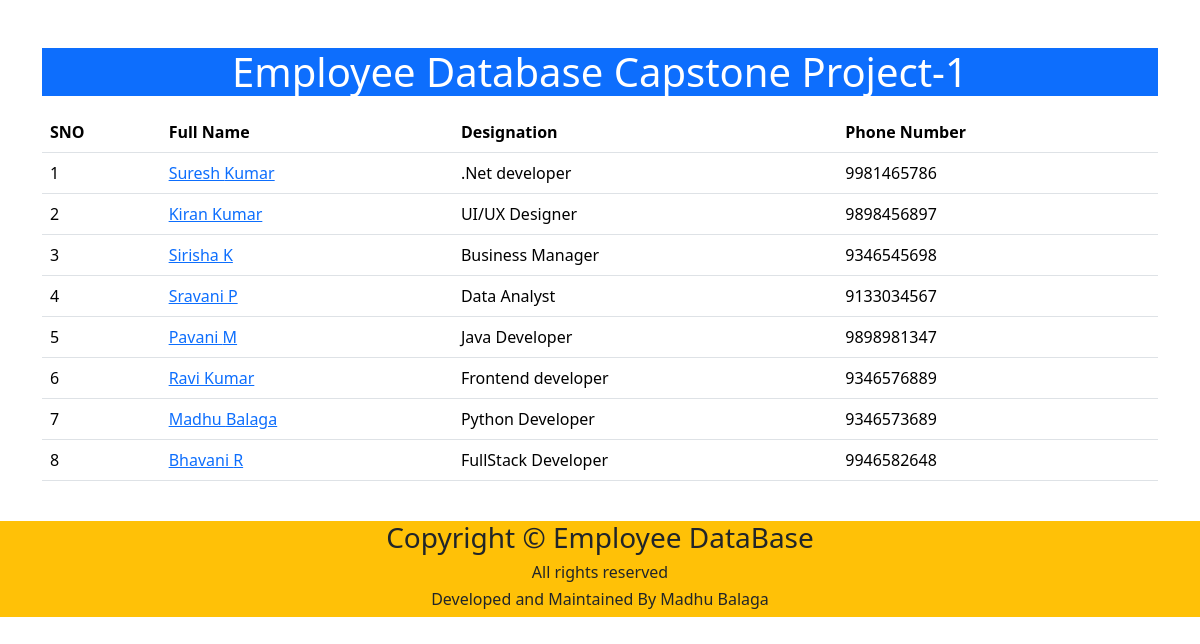
/employee/, run on the app's committed database.
### salary/models.py (models this page shows, shortened)
class Employee(models.Model):
    first_name=models.CharField(max_length=100)
    last_name=models.CharField(max_length=100)
    photo=models.ImageField(upload_to='images')
    designation=models.CharField(max_length=100)
    email_address=models.CharField(max_length=100,unique=True)
    phone_number=models.CharField(max_length=10,blank=True)

### Employee/views.py (the view)
# urls.py: 2. Add a URL to urlpatterns:  path('', views.home, name='home')
def home(request):
    employees=Employee.objects.all()
    context={
        'employees':employees,
    }
    return render(request,'home.html',context)

### templates/home.html (shortened to what this page needs)
<!DOCTYPE html>
<html lang="en">
<head>
    <link href="https://cdn.jsdelivr.net/npm/bootstrap@5.3.3/dist/css/bootstrap.min.css" rel="stylesheet">
</head>
<body>
    <div class="container mt-5">
        <h1 class="text-center text-white bg-primary">Employee Database Capstone Project-1</h1>
        <table class="table table-hover mt-3">
            <thead>
                <tr>
                    <th>SNO</th>
                    <th>Full Name</th>
                    <th>Designation</th>
                    <th>Phone Number</th>
                </tr>
            </thead>
            <tbody>
                {% for x in employees %}
                <tr>
                    <td>{{forloop.counter}}</td>
                    <td><a href="{% url 'employee_detail' x.id %}">{{x.first_name}} {{x.last_name}}</td>
                    <td>{{x.designation}}</td>
                    <td>{{x.phone_number}}</td>
                </tr>
                {% endfor %}
            </tbody>
        </table>
    </div>
</body>
</html><br>
<footer class="text-center bg-warning">
        <div>
            <div class="row">
                <div class="col">
                    <h3>Copyright &copy; Employee DataBase</h3>
                    <h6> All rights reserved</h6>
                    <h6> Developed and Maintained By Madhu Balaga</h6>
                </div>
            </div>
        </div>
    </body>
</html>

### data on the page
Employee: first_name "Suresh", last_name "Kumar", designation ".Net developer", phone_number "9981465786"
Employee: first_name "Kiran", last_name "Kumar", designation "UI/UX Designer", phone_number "9898456897"
Employee: first_name "Sirisha", last_name "K", designation "Business Manager", phone_number "9346545698"
Employee: first_name "Sravani", last_name "P", designation "Data Analyst", phone_number "9133034567"
Employee: first_name "Pavani", last_name "M", designation "Java Developer", phone_number "9898981347"
Employee: first_name "Ravi", last_name "Kumar", designation "Frontend developer", phone_number "9346576889"
Employee: first_name "Madhu", last_name "Balaga", designation "Python Developer", phone_number "9346573689"
Employee: first_name "Bhavani", last_name "R", designation "FullStack Developer", phone_number "9946582648"
